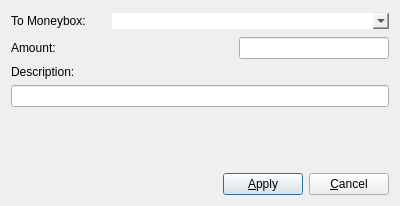
<?xml version="1.0" encoding="UTF-8"?>
<ui version="4.0">
 <class>AddSubTransferAmountDialog</class>
 <widget class="QDialog" name="AddSubTransferAmountDialog">
  <property name="geometry">
   <rect>
    <x>0</x>
    <y>0</y>
    <width>400</width>
    <height>206</height>
   </rect>
  </property>
  <property name="minimumSize">
   <size>
    <width>400</width>
    <height>0</height>
   </size>
  </property>
  <property name="windowTitle">
   <string>Dialog</string>
  </property>
  <layout class="QVBoxLayout" name="verticalLayout">
   <item>
    <widget class="QGroupBox" name="group_to_moneybox">
     <property name="styleSheet">
      <string notr="true">border: none;</string>
     </property>
     <property name="title">
      <string/>
     </property>
     <layout class="QHBoxLayout" name="horizontalLayout_3" stretch="0,0,1">
      <property name="leftMargin">
       <number>0</number>
      </property>
      <property name="topMargin">
       <number>0</number>
      </property>
      <property name="rightMargin">
       <number>0</number>
      </property>
      <property name="bottomMargin">
       <number>0</number>
      </property>
      <item>
       <widget class="QLabel" name="label_to_moneybox">
        <property name="text">
         <string>To Moneybox:</string>
        </property>
       </widget>
      </item>
      <item>
       <spacer name="horizontalSpacer">
        <property name="orientation">
         <enum>Qt::Orientation::Horizontal</enum>
        </property>
        <property name="sizeType">
         <enum>QSizePolicy::Policy::Fixed</enum>
        </property>
        <property name="sizeHint" stdset="0">
         <size>
          <width>20</width>
          <height>20</height>
         </size>
        </property>
       </spacer>
      </item>
      <item>
       <widget class="QComboBox" name="comboBox_moneyboxes">
        <property name="styleSheet">
         <string notr="true">text-align: right;</string>
        </property>
       </widget>
      </item>
     </layout>
    </widget>
   </item>
   <item>
    <layout class="QHBoxLayout" name="horizontalLayout">
     <property name="bottomMargin">
      <number>0</number>
     </property>
     <item>
      <widget class="QLabel" name="label_amount">
       <property name="text">
        <string>Amount:</string>
       </property>
      </widget>
     </item>
     <item>
      <widget class="QLineEdit" name="lineEdit_amount">
       <property name="minimumSize">
        <size>
         <width>150</width>
         <height>0</height>
        </size>
       </property>
       <property name="maximumSize">
        <size>
         <width>150</width>
         <height>16777215</height>
        </size>
       </property>
       <property name="inputMethodHints">
        <set>Qt::InputMethodHint::ImhPreferNumbers</set>
       </property>
       <property name="text">
        <string/>
       </property>
      </widget>
     </item>
    </layout>
   </item>
   <item>
    <widget class="QLabel" name="label">
     <property name="text">
      <string>Description:</string>
     </property>
    </widget>
   </item>
   <item>
    <layout class="QVBoxLayout" name="verticalLayout_2">
     <property name="bottomMargin">
      <number>0</number>
     </property>
     <item>
      <widget class="QLineEdit" name="lineEdit_description"/>
     </item>
    </layout>
   </item>
   <item>
    <spacer name="verticalSpacer">
     <property name="orientation">
      <enum>Qt::Orientation::Vertical</enum>
     </property>
     <property name="sizeType">
      <enum>QSizePolicy::Policy::MinimumExpanding</enum>
     </property>
     <property name="sizeHint" stdset="0">
      <size>
       <width>0</width>
       <height>40</height>
      </size>
     </property>
    </spacer>
   </item>
   <item>
    <layout class="QHBoxLayout" name="horizontalLayout_2">
     <property name="bottomMargin">
      <number>0</number>
     </property>
     <item>
      <spacer name="horizontalSpacer_3">
       <property name="orientation">
        <enum>Qt::Orientation::Horizontal</enum>
       </property>
       <property name="sizeHint" stdset="0">
        <size>
         <width>40</width>
         <height>20</height>
        </size>
       </property>
      </spacer>
     </item>
     <item>
      <widget class="QPushButton" name="pushButton_apply">
       <property name="text">
        <string>&amp;Apply</string>
       </property>
      </widget>
     </item>
     <item>
      <widget class="QPushButton" name="pushButton_cancel">
       <property name="text">
        <string>&amp;Cancel</string>
       </property>
      </widget>
     </item>
    </layout>
   </item>
  </layout>
 </widget>
 <resources/>
 <connections/>
</ui>
